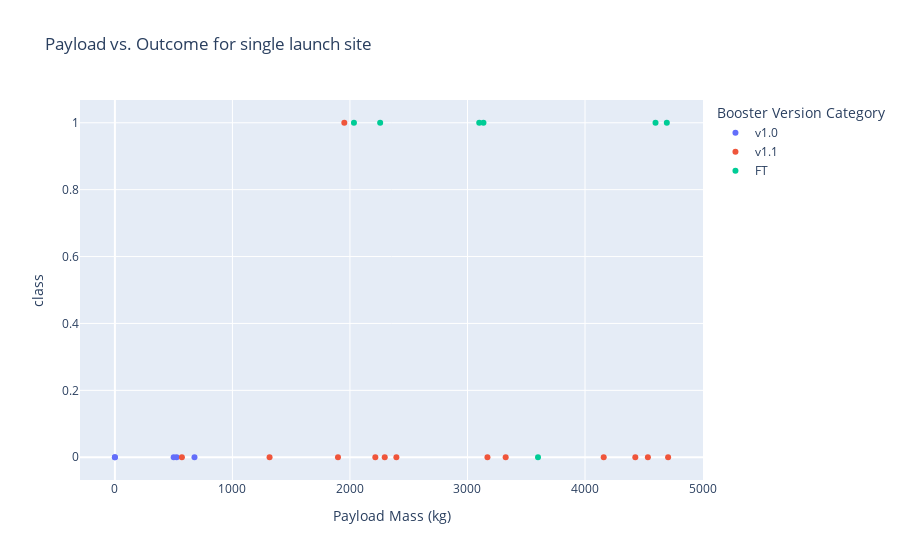

The cell this chart's notebook holds for it:
### Code cell
site_in = 'ALL'
payload_in = [0,5000]
site_sing = ('CCAFS LC-40')
build_scatter(site_sing,payload_in)

### Figure 1 — Plotly figure (JSON) as saved in the notebook; plotly's stock layout.template omitted (floating-point values rounded to 4 significant figures)
{"data": [{"hovertemplate": "Booster Version Category=v1.0<br>Payload Mass (kg)=%{x}<br>class=%{y}<extra></extra>", "legendgroup": "v1.0", "marker": {"color": "#636efa", "symbol": "circle"}, "mode": "markers", "name": "v1.0", "orientation": "v", "showlegend": true, "type": "scatter", "x": [0, 0, 525, 500, 677], "xaxis": "x", "y": [0, 0, 0, 0, 0], "yaxis": "y"}, {"hovertemplate": "Booster Version Category=v1.1<br>Payload Mass (kg)=%{x}<br>class=%{y}<extra></extra>", "legendgroup": "v1.1", "marker": {"color": "#EF553B", "symbol": "circle"}, "mode": "markers", "name": "v1.1", "orientation": "v", "showlegend": true, "type": "scatter", "x": [3170, 3325, 2296, 1316, 4535, 4428, 2216, 2395, 570, 4159, 1898, 4707, 1952], "xaxis": "x", "y": [0, 0, 0, 0, 0, 0, 0, 0, 0, 0, 0, 0, 1], "yaxis": "y"}, {"hovertemplate": "Booster Version Category=FT<br>Payload Mass (kg)=%{x}<br>class=%{y}<extra></extra>", "legendgroup": "FT", "marker": {"color": "#00cc96", "symbol": "circle"}, "mode": "markers", "name": "FT", "orientation": "v", "showlegend": true, "type": "scatter", "x": [2034, 3136, 4696, 3100, 3600, 2257, 4600], "xaxis": "x", "y": [1, 1, 1, 1, 0, 1, 1], "yaxis": "y"}], "layout": {"legend": {"title": {"text": "Booster Version Category"}, "tracegroupgap": 0}, "title": {"text": "Payload vs. Outcome for single launch site"}, "xaxis": {"anchor": "y", "domain": [0, 1], "title": {"text": "Payload Mass (kg)"}}, "yaxis": {"anchor": "x", "domain": [0, 1], "title": {"text": "class"}}}}
